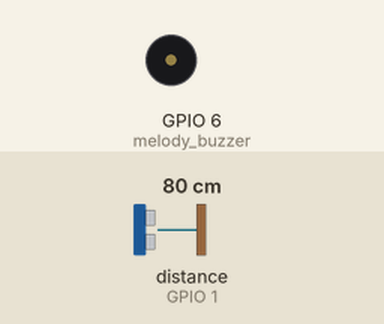
This program was run on a simulated ESP32 board running MicroPython. Shown: buzzer (waves = sounding). Inputs (shaded band) come from the test bench; at power-on: distance to the obstacle (sensor on GPIO 1) 80 cm. The echo pulse lasts 58.3 µs per cm.

Above: at 1.2 s.
1.3 s: distance to the obstacle (sensor on GPIO 1) set to 20 cm
2.8 s: distance to the obstacle (sensor on GPIO 1) set to 15 cm
At 3.4 s:
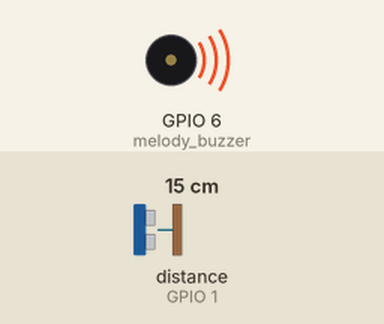
4.3 s: distance to the obstacle (sensor on GPIO 1) set to 18 cm
At 4.8 s:
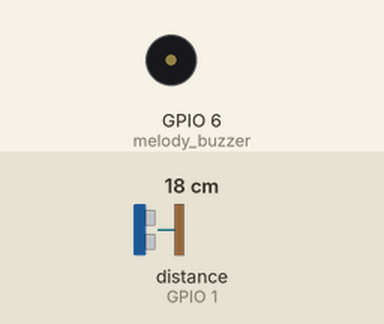
5.9 s: distance to the obstacle (sensor on GPIO 1) set to 2 cm
At 6.8 s:
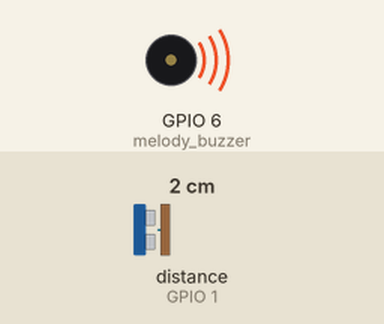
Timing chart, 0 to 8.4 s (numbered marks = the images above; inputs shaded):
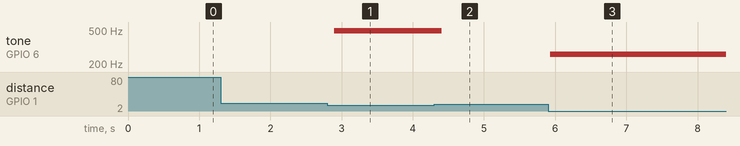

The program:

5-3.___________4.py
```python
import machine
import time
from machine import Pin, PWM

trigger = Pin(17, mode=Pin.OUT, pull=None)
echo = Pin(1, mode=Pin.IN, pull=None)
trigger.value(0)

melody_buzzer = PWM(Pin(6, Pin.OUT), freq=300, duty=0)
melody_buzzer.duty(0)

def get_distance_cm():
    trigger.value(0)
    time.sleep_us(5)
    trigger.value(1)
    time.sleep_us(10)
    trigger.value(0)

    pulse_time = machine.time_pulse_us(echo, 1, 30000)
    distance_cm = (pulse_time / 2) / 29.1
    if 2 <= distance_cm <= 200:
        return distance_cm
    else:
        return 0

try:
    while True:
        distance_cm = get_distance_cm()
        if 2 <= distance_cm < 4:
            melody_buzzer.freq(261)  # 도
            melody_buzzer.duty(512)
            time.sleep_ms(200)
        elif 4 <= distance_cm < 6:
            melody_buzzer.freq(293)  # 레
            melody_buzzer.duty(512)
            time.sleep_ms(200)
        elif 6 <= distance_cm < 8:
            melody_buzzer.freq(329)  # 미
            melody_buzzer.duty(512)
            time.sleep_ms(200)
        elif 8 <= distance_cm < 10:
            melody_buzzer.freq(349)  # 파
            melody_buzzer.duty(512)
            time.sleep_ms(200)
        elif 10 <= distance_cm < 12:
            melody_buzzer.freq(392)  # 솔
            melody_buzzer.duty(512)
            time.sleep_ms(200)
        elif 12 <= distance_cm < 14:
            melody_buzzer.freq(440)  # 라
            melody_buzzer.duty(512)
            time.sleep_ms(200)
        elif 14 <= distance_cm < 16:
            melody_buzzer.freq(493)  # 시
            melody_buzzer.duty(512)
            time.sleep_ms(200)
        elif 16 <= distance_cm <= 18:
            melody_buzzer.freq(523)  # 높은 도
            melody_buzzer.duty(512)
            time.sleep_ms(200)
        else:
            melody_buzzer.duty(0)

        time.sleep(0.1)


except KeyboardInterrupt:
    melody_buzzer.duty(0)
```

Measured:
- the behaviour switches between 18 and 17 cm on distance to the obstacle (sensor on GPIO 1) (found by bisection; images 0 and 1)
- after the input at 1.3 s, every drawn part: stays the same
- after the input at 2.8 s, tone on GPIO 6 (melody_buzzer): silent → 493 Hz after 0.10 s
- after the input at 4.3 s, tone on GPIO 6 (melody_buzzer): 493 Hz → silent after 0.10 s
- after the input at 5.9 s, tone on GPIO 6 (melody_buzzer): silent → 261 Hz at once
